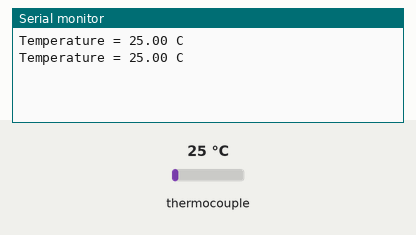
The sketch below on a simulated Arduino Uno, built with avr-gcc and run on an emulated ATmega328P. Parts: the last lines printed to the serial monitor. Inputs (shaded band) come from the test bench; at power-on: thermocouple 25 °C.

Above: at 1.2 s.
1.3 s: thermocouple set to 6 °C
At 2.4 s:
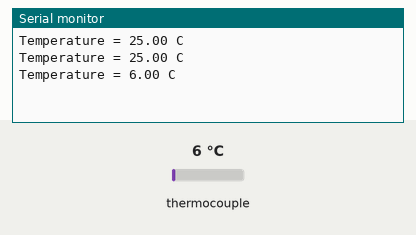
2.8 s: thermocouple set to 75 °C
At 3.8 s:
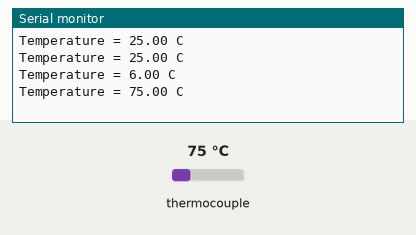
Timing chart, 0 to 5.8 s (numbered marks = the images above; inputs shaded):
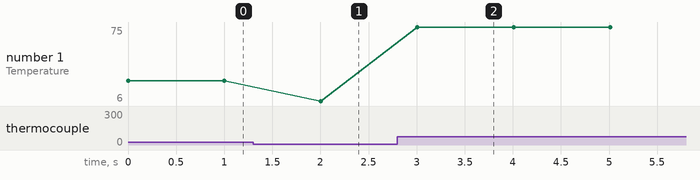

The sketch:

test_max31.ino
```cpp
#include <Adafruit_MAX31865.h>


Adafruit_MAX31865 thermo = Adafruit_MAX31865(10, 11, 12, 13); // Use software SPI: CS, DI, DO, CLK
//Adafruit_MAX31865 thermo = Adafruit_MAX31865(10); // use hardware SPI, just pass in the CS pin

#define RREF 430.0 // The value of the Rref resistor. Use 430.0 for PT100 and 4300.0 for PT1000
#define RNOMINAL  100.0 // The 'nominal' 0-degrees-C resistance of the sensor (100.0 for PT100, 1000.0 for PT1000)

int sensorPin = A0;  //Вход контакта потенциометра
int digitalValue = 0;
float analogVoltage = 0.00;

void setup() {
  Serial.begin(250000);
  thermo.begin(MAX31865_2WIRE);  // set to 2WIRE or 4WIRE as necessary
}


void loop() {
  uint16_t rtd = thermo.readRTD();
  Serial.print("Temperature = "); Serial.print(thermo.temperature(RNOMINAL, RREF)); Serial.println(" C");

  delay(1000);
}
```

Measured:
- after the input at 1.3 s, the serial monitor: prints a new line after 0.70 s (image 1)
- after the input at 2.8 s, the serial monitor: prints a new line after 0.21 s (image 2)
- plotted number 1: 25 → 6 after the input at 1.3 s, 6 → 75 after the input at 2.8 s
